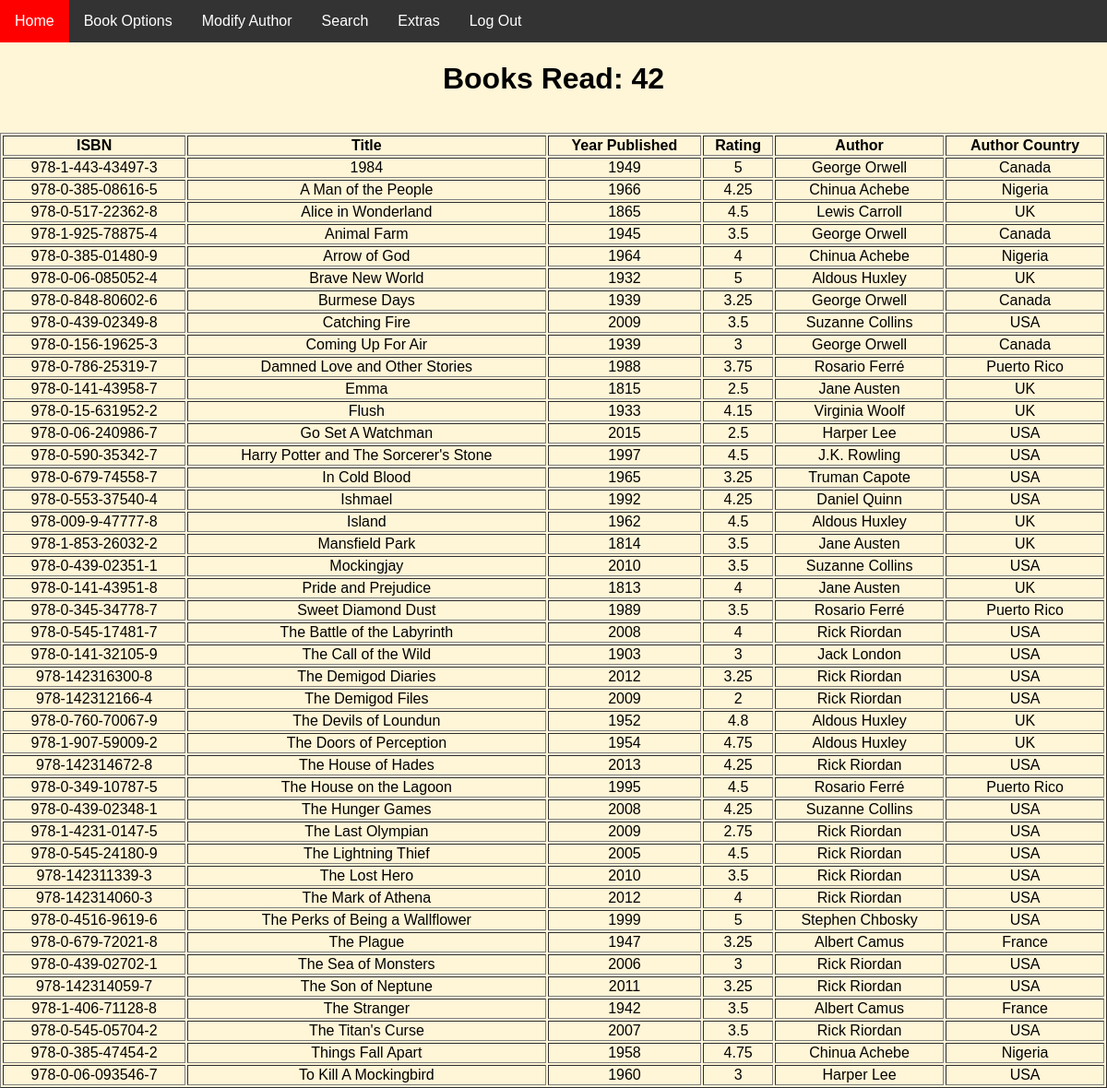
The app's page /informationPage (signed in) with its own data.
### tables this page shows
CREATE TABLE Author (
    AuthorId INTEGER PRIMARY KEY AUTOINCREMENT,
    Country NVARCHAR(56) NOT NULL,
    FirstName NVARCHAR(24) NOT NULL,
    LastName NVARCHAR(24) NOT NULL
);

CREATE TABLE Book (
    ISBN NVARCHAR(17) PRIMARY KEY NOT NULL,
    Title NVARCHAR(255) NOT NULL,
    YearPublished INTEGER NOT NULL
);

CREATE TABLE Reads (
    Rating NUMERIC(3,2) NOT NULL,
    ISBN NVARCHAR(17) NOT NULL,
    UserId INTEGER NOT NULL,
    CONSTRAINT fk_Reads_Book FOREIGN KEY (ISBN) REFERENCES Book(ISBN),
    CONSTRAINT fk_Reads_Reader FOREIGN KEY (UserId) REFERENCES Reader(UserId)
);

### FlaskSQLiteProject/intro.py (the view)
@app.route('/informationPage')
def start():
    error = None
    results = None
    try:
        results = db.showBooks(person.getUserId())
    except:
        error = "No Books"
    try:
        data = db.getNumBooks(person.getUserId())
    except:
        data = 0
    return render_template('infoPage.html', error = error, results = results, data = data)

### FlaskSQLiteProject/database.py (called while the page is built)
    def showBooks(num):
        cur = conn.cursor()
        cur.execute('SELECT Book.ISBN, Title, YearPublished, Rating, FirstName, LastName, Country FROM Reads JOIN Book JOIN Writes JOIN Author ON Book.ISBN = Reads.ISBN AND Writes.ISBN = Book.ISBN AND Writes.AuthorId = Author.AuthorId WHERE UserId =:id ORDER BY Title ASC', {"id": num})
        data = cur.fetchall()
        return data

    def getNumBooks(Uid):
        cur = conn.cursor()
        cur.execute('SELECT count(*) FROM READS WHERE UserId =:id', {"id": Uid})
        data = cur.fetchall()
        for d in data:
            num = d[0]
        return num

### FlaskSQLiteProject/reader.py (called while the page is built)
    def getUserId(self):
        return self.userId

### FlaskSQLiteProject/templates/infoPage.html (shortened to what this page needs)
<html>
  <head>
    <link rel="stylesheet" href="{{ url_for('static', filename='css/style.css') }}">
  </head>
  <body style="background-color:#fff5d7;">
    <div class="navbar">
      <a href = "{{ url_for('start') }}">Home</a>
      <div class="dropdown">
    	<button class="dropbtn">Book Options
        </button>
      </div>
      <a href = "{{ url_for('modifyAuthor') }}">Modify Author</a>
      <div class="dropdown">
    	<button class="dropbtn">Search
        </button>
      </div>
        <div class="dropdown">
    	<button class="dropbtn">Extras
        </button>
      </div>
      <a href = "{{ url_for('logout') }}">Log Out</a>
    </div>
    <h1 style="text-align:center">Books Read: {{data}}</h1>
    {% if results %}
      <br>
      <table style="width:100%" border="1">
        <thead>
          <tr>
            <th>ISBN</th>
            <th>Title</th>
	    <th>Year Published</th>
	    <th>Rating</th>
            <th>Author </th>
	    <th>Author Country</th>
          </tr>
        </thead>
        {% for result in results%}
          <tr>
            <td style="text-align:center" >{{ result[0] }}</td>
            <td style="text-align:center" >{{ result[1] }}</td>
	    <td style="text-align:center" >{{ result[2] }}</td>
            <td style="text-align:center" >{{ result[3] }}</td>
	    <td style="text-align:center" >{{ result[4] + " " + result[5] }}</td>
	    <td style="text-align:center" >{{ result[6] }}</td>
          </tr>
        {% endfor %}
      </table>
    {% endif %}
  </body>
</html>

### FlaskSQLiteProject/static/css/style.css (style rules this page uses)
body { font-family: Arial, Helvetica, sans-serif; margin: 0; text-align: center; background-color:#fff5d7; }
.navbar { overflow: hidden; background-color: #333; }
.navbar a { float: left; font-size: 16px; color: white; text-align: center; padding: 14px 16px; text-decoration: none; }
.dropdown { float: left; overflow: hidden; }
.dropdown .dropbtn { font-size: 16px; border: none; outline: none; color: white; padding: 14px 16px; background-color: inherit; font-family: inherit; margin: 0; }

### records on screen
Author: ISBN "978-1-443-43497-3", Title "1984", YearPublished "1949", Rating "5", FirstName+LastName "George Orwell", Country "Canada", ISBN "978-1-925-78875-4", Title "Animal Farm", YearPublished "1945", Rating "3.5", ISBN "978-0-848-80602-6", Title "Burmese Days", YearPublished "1939", Rating "3.25", ISBN "978-0-156-19625-3", Title "Coming Up For Air", Rating "3"
Author: ISBN "978-0-385-08616-5", Title "A Man of the People", YearPublished "1966", Rating "4.25", FirstName+LastName "Chinua Achebe", Country "Nigeria", ISBN "978-0-385-01480-9", Title "Arrow of God", YearPublished "1964", Rating "4", ISBN "978-0-385-47454-2", Title "Things Fall Apart", YearPublished "1958", Rating "4.75"
Author: ISBN "978-0-517-22362-8", Title "Alice in Wonderland", YearPublished "1865", Rating "4.5", FirstName+LastName "Lewis Carroll", Country "UK"
Author: ISBN "978-0-06-085052-4", Title "Brave New World", YearPublished "1932", Rating "5", FirstName+LastName "Aldous Huxley", Country "UK", ISBN "978-009-9-47777-8", Title "Island", YearPublished "1962", Rating "4.5", ISBN "978-0-760-70067-9", Title "The Devils of Loundun", YearPublished "1952", Rating "4.8", ISBN "978-1-907-59009-2", Title "The Doors of Perception", YearPublished "1954", Rating "4.75"
Author: ISBN "978-0-439-02349-8", Title "Catching Fire", YearPublished "2009", Rating "3.5", FirstName+LastName "Suzanne Collins", Country "USA", ISBN "978-0-439-02351-1", Title "Mockingjay", YearPublished "2010", ISBN "978-0-439-02348-1", Title "The Hunger Games", YearPublished "2008", Rating "4.25"
Author: ISBN "978-0-786-25319-7", Title "Damned Love and Other Stories", YearPublished "1988", Rating "3.75", FirstName+LastName "Rosario Ferré", Country "Puerto Rico", ISBN "978-0-345-34778-7", Title "Sweet Diamond Dust", YearPublished "1989", Rating "3.5", ISBN "978-0-349-10787-5", Title "The House on the Lagoon", YearPublished "1995", Rating "4.5"
Author: ISBN "978-0-141-43958-7", Title "Emma", YearPublished "1815", Rating "2.5", FirstName+LastName "Jane Austen", Country "UK", ISBN "978-1-853-26032-2", Title "Mansfield Park", YearPublished "1814", Rating "3.5", ISBN "978-0-141-43951-8", Title "Pride and Prejudice", YearPublished "1813", Rating "4"
Author: ISBN "978-0-15-631952-2", Title "Flush", YearPublished "1933", Rating "4.15", FirstName+LastName "Virginia Woolf", Country "UK"
Author: ISBN "978-0-06-240986-7", Title "Go Set A Watchman", YearPublished "2015", Rating "2.5", FirstName+LastName "Harper Lee", Country "USA", ISBN "978-0-06-093546-7", Title "To Kill A Mockingbird", YearPublished "1960", Rating "3"
Author: ISBN "978-0-590-35342-7", Title "Harry Potter and The Sorcerer's Stone", YearPublished "1997", Rating "4.5", FirstName+LastName "J.K. Rowling", Country "USA"
Author: ISBN "978-0-679-74558-7", Title "In Cold Blood", YearPublished "1965", Rating "3.25", FirstName+LastName "Truman Capote", Country "USA"
Author: ISBN "978-0-553-37540-4", Title "Ishmael", YearPublished "1992", Rating "4.25", FirstName+LastName "Daniel Quinn", Country "USA"
Author: ISBN "978-0-545-17481-7", Title "The Battle of the Labyrinth", YearPublished "2008", Rating "4", FirstName+LastName "Rick Riordan", Country "USA", ISBN "978-142316300-8", Title "The Demigod Diaries", YearPublished "2012", Rating "3.25", ISBN "978-142312166-4", Title "The Demigod Files", YearPublished "2009", Rating "2", ISBN "978-142314672-8", Title "The House of Hades", YearPublished "2013", Rating "4.25", ISBN "978-1-4231-0147-5", Title "The Last Olympian", Rating "2.75", ISBN "978-0-545-24180-9", Title "The Lightning Thief", YearPublished "2005", Rating "4.5", ISBN "978-142311339-3", Title "The Lost Hero", YearPublished "2010", Rating "3.5", ISBN "978-142314060-3", Title "The Mark of Athena", ISBN "978-0-439-02702-1", Title "The Sea of Monsters", YearPublished "2006", Rating "3", ISBN "978-142314059-7", Title "The Son of Neptune", YearPublished "2011", ISBN "978-0-545-05704-2", Title "The Titan's Curse", YearPublished "2007"
Author: ISBN "978-0-141-32105-9", Title "The Call of the Wild", YearPublished "1903", Rating "3", FirstName+LastName "Jack London", Country "USA"
Author: ISBN "978-0-4516-9619-6", Title "The Perks of Being a Wallflower", YearPublished "1999", Rating "5", FirstName+LastName "Stephen Chbosky", Country "USA"
Author: ISBN "978-0-679-72021-8", Title "The Plague", YearPublished "1947", Rating "3.25", FirstName+LastName "Albert Camus", Country "France", ISBN "978-1-406-71128-8", Title "The Stranger", YearPublished "1942", Rating "3.5"

### other values on screen
{{ data }} "42"
